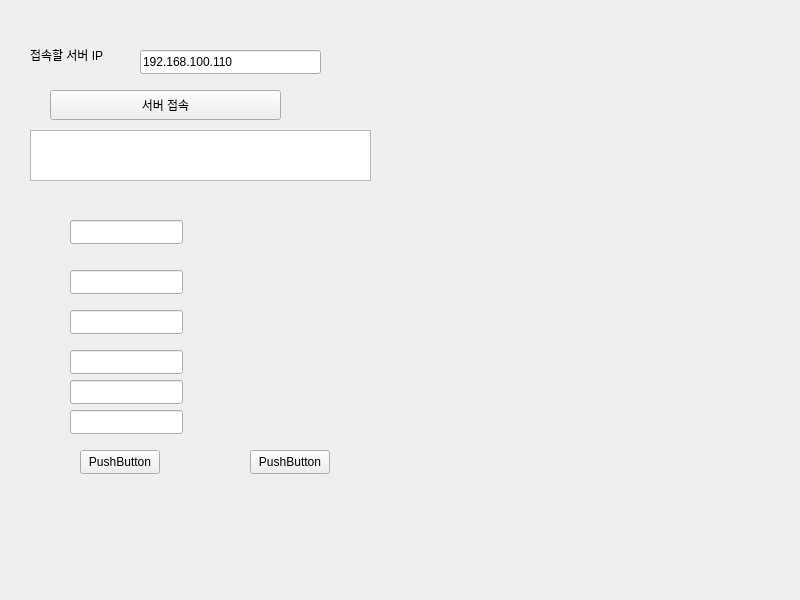
<?xml version="1.0" encoding="UTF-8"?>
<ui version="4.0">
 <class>Widget</class>
 <widget class="QWidget" name="Widget">
  <property name="geometry">
   <rect>
    <x>0</x>
    <y>0</y>
    <width>800</width>
    <height>600</height>
   </rect>
  </property>
  <property name="windowTitle">
   <string>Widget</string>
  </property>
  <widget class="QLabel" name="label_2">
   <property name="geometry">
    <rect>
     <x>30</x>
     <y>40</y>
     <width>100</width>
     <height>30</height>
    </rect>
   </property>
   <property name="minimumSize">
    <size>
     <width>100</width>
     <height>30</height>
    </size>
   </property>
   <property name="text">
    <string>접속할 서버 IP</string>
   </property>
  </widget>
  <widget class="QLineEdit" name="serverIP_2">
   <property name="geometry">
    <rect>
     <x>140</x>
     <y>50</y>
     <width>181</width>
     <height>24</height>
    </rect>
   </property>
   <property name="text">
    <string>192.168.100.110</string>
   </property>
  </widget>
  <widget class="QPushButton" name="connectButton_2">
   <property name="geometry">
    <rect>
     <x>50</x>
     <y>90</y>
     <width>231</width>
     <height>30</height>
    </rect>
   </property>
   <property name="minimumSize">
    <size>
     <width>0</width>
     <height>30</height>
    </size>
   </property>
   <property name="text">
    <string>서버 접속</string>
   </property>
  </widget>
  <widget class="QTextEdit" name="textEdit_2">
   <property name="geometry">
    <rect>
     <x>30</x>
     <y>130</y>
     <width>341</width>
     <height>51</height>
    </rect>
   </property>
  </widget>
  <widget class="QLineEdit" name="lineEdit_1">
   <property name="geometry">
    <rect>
     <x>70</x>
     <y>220</y>
     <width>113</width>
     <height>24</height>
    </rect>
   </property>
  </widget>
  <widget class="QLineEdit" name="lineEdit_2">
   <property name="geometry">
    <rect>
     <x>70</x>
     <y>270</y>
     <width>113</width>
     <height>24</height>
    </rect>
   </property>
  </widget>
  <widget class="QLineEdit" name="lineEdit_3">
   <property name="geometry">
    <rect>
     <x>70</x>
     <y>310</y>
     <width>113</width>
     <height>24</height>
    </rect>
   </property>
  </widget>
  <widget class="QLineEdit" name="lineEdit_4">
   <property name="geometry">
    <rect>
     <x>70</x>
     <y>350</y>
     <width>113</width>
     <height>24</height>
    </rect>
   </property>
  </widget>
  <widget class="QPushButton" name="pushButton">
   <property name="geometry">
    <rect>
     <x>80</x>
     <y>450</y>
     <width>80</width>
     <height>24</height>
    </rect>
   </property>
   <property name="text">
    <string>PushButton</string>
   </property>
  </widget>
  <widget class="QLineEdit" name="lineEdit_5">
   <property name="geometry">
    <rect>
     <x>70</x>
     <y>380</y>
     <width>113</width>
     <height>24</height>
    </rect>
   </property>
  </widget>
  <widget class="QPushButton" name="pushButton_2">
   <property name="geometry">
    <rect>
     <x>250</x>
     <y>450</y>
     <width>80</width>
     <height>24</height>
    </rect>
   </property>
   <property name="text">
    <string>PushButton</string>
   </property>
  </widget>
  <widget class="QLineEdit" name="lineEdit_6">
   <property name="geometry">
    <rect>
     <x>70</x>
     <y>410</y>
     <width>113</width>
     <height>24</height>
    </rect>
   </property>
  </widget>
 </widget>
 <resources/>
 <connections/>
</ui>
